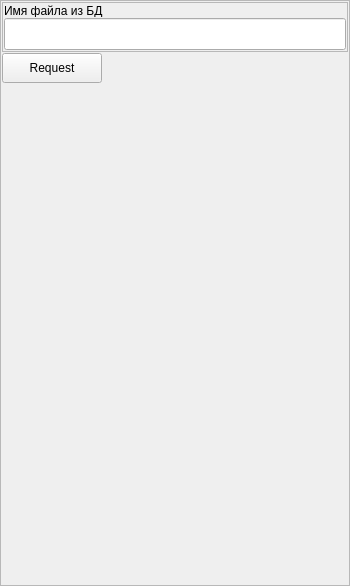
                <widget class="QFrame" name="frame_58">
                 <property name="minimumSize">
                  <size>
                   <width>350</width>
                   <height>0</height>
                  </size>
                 </property>
                 <property name="maximumSize">
                  <size>
                   <width>350</width>
                   <height>16777215</height>
                  </size>
                 </property>
                 <property name="frameShape">
                  <enum>QFrame::StyledPanel</enum>
                 </property>
                 <property name="frameShadow">
                  <enum>QFrame::Raised</enum>
                 </property>
                 <layout class="QVBoxLayout" name="verticalLayout_46">
                  <property name="spacing">
                   <number>1</number>
                  </property>
                  <property name="leftMargin">
                   <number>1</number>
                  </property>
                  <property name="topMargin">
                   <number>1</number>
                  </property>
                  <property name="rightMargin">
                   <number>1</number>
                  </property>
                  <property name="bottomMargin">
                   <number>1</number>
                  </property>
                  <item>
                   <widget class="QFrame" name="frame_59">
                    <property name="minimumSize">
                     <size>
                      <width>0</width>
                      <height>50</height>
                     </size>
                    </property>
                    <property name="maximumSize">
                     <size>
                      <width>16777215</width>
                      <height>50</height>
                     </size>
                    </property>
                    <property name="frameShape">
                     <enum>QFrame::StyledPanel</enum>
                    </property>
                    <property name="frameShadow">
                     <enum>QFrame::Raised</enum>
                    </property>
                    <layout class="QVBoxLayout" name="verticalLayout_47">
                     <property name="spacing">
                      <number>1</number>
                     </property>
                     <property name="leftMargin">
                      <number>1</number>
                     </property>
                     <property name="topMargin">
                      <number>1</number>
                     </property>
                     <property name="rightMargin">
                      <number>1</number>
                     </property>
                     <property name="bottomMargin">
                      <number>1</number>
                     </property>
                     <item>
                      <widget class="QLabel" name="label_32">
                       <property name="minimumSize">
                        <size>
                         <width>0</width>
                         <height>13</height>
                        </size>
                       </property>
                       <property name="maximumSize">
                        <size>
                         <width>16777215</width>
                         <height>13</height>
                        </size>
                       </property>
                       <property name="text">
                        <string>Имя файла из БД</string>
                       </property>
                      </widget>
                     </item>
                     <item>
                      <widget class="QLineEdit" name="text_GetPhoto">
                       <property name="minimumSize">
                        <size>
                         <width>0</width>
                         <height>32</height>
                        </size>
                       </property>
                      </widget>
                     </item>
                    </layout>
                   </widget>
                  </item>
                  <item>
                   <widget class="QPushButton" name="bt_GetPhoto">
                    <property name="minimumSize">
                     <size>
                      <width>100</width>
                      <height>30</height>
                     </size>
                    </property>
                    <property name="maximumSize">
                     <size>
                      <width>100</width>
                      <height>30</height>
                     </size>
                    </property>
                    <property name="text">
                     <string>Request</string>
                    </property>
                   </widget>
                  </item>
                  <item>
                   <widget class="QLabel" name="label_GetPhoto_pixmap">
                    <property name="minimumSize">
                     <size>
                      <width>0</width>
                      <height>500</height>
                     </size>
                    </property>
                    <property name="text">
                     <string/>
                    </property>
                   </widget>
                  </item>
                 </layout>
                </widget>
